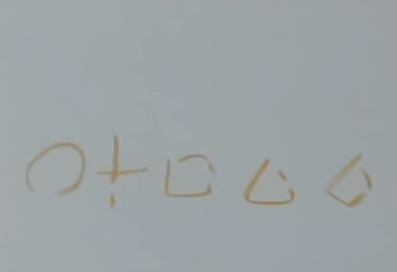
#> input picture summer_vacation/circle2/extracted/img173_extracted_paper.jpg, 397 x 272 px, given in place of 10_extracted_paper.jpg, which was not available
$ python fold.py
#> lines starting #> are read from the running program, lines starting #| are printed output that depends on the picture; after the words box and inside, x2 and y2 are one past the last pixel; in counts of white or black regions, pixels touching at a corner belong together; pictures that were not available may be replaced by others from this repository, and a replacement may not be noted
import cv2
import numpy as np
import os


class AdvancedFoldDetector:
    def __init__(self):
        """進階摺痕檢測器 - 包含多種檢測方法"""
        pass

    def preprocess_image(self, image):
        """預處理圖像"""
        if len(image.shape) == 3:
            gray = cv2.cvtColor(image, cv2.COLOR_BGR2GRAY)
        else:
            gray = image.copy()

        # 高斯模糊去除噪音
        blurred = cv2.GaussianBlur(gray, (1, 1), 0)
        return blurred

    def adaptive_threshold(self, image_path, max_value=255, block_size=11, C=2):
        """自適應閾值檢測摺痕"""
#> called with image_path = 'extracted\\10_extracted_paper.jpg', max_value = 255, block_size = 11, C = 2
        # 載入圖像
        image = cv2.imread(image_path)
#> image is the input picture: shape (272, 397, 3); mean B, G, R 165.7, 163.3, 156.2
        if image is None:
            raise ValueError(f"無法載入圖像: {image_path}")
        # enhanced_image = enhance_image(image, contrast=1.5, saturation=1.3)
        # cv2.imshow("Enhanced Image", enhanced_image)
        processed = self.preprocess_image(image)
        cv2.imshow("Processed", processed)
        adaptive = cv2.adaptiveThreshold(
            processed,
            max_value,
            cv2.ADAPTIVE_THRESH_GAUSSIAN_C,
            cv2.THRESH_BINARY,
            block_size,
            C,
        )
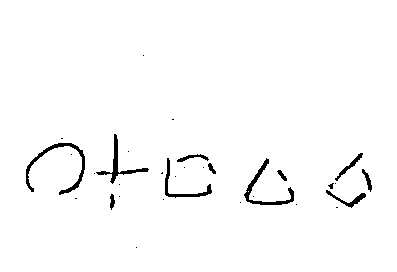
#> adaptive: shape (272, 397); 98% white; 32 black regions (20 under 20 px), largest, box (x1, y1, x2, y2) and area: (26, 143, 85, 195) 489, (244, 158, 294, 205) 389, (96, 134, 149, 184) 353
        cv2.imshow("Adaptive", adaptive)
        # 溫和的線條連接 - 避免線條消失
        # 只用很小的核心進行輕微的閉運算
        kernel_small = np.ones((2, 2), np.uint8)
        adaptive = cv2.morphologyEx(
            adaptive, cv2.MORPH_CLOSE, kernel_small, iterations=1
        )
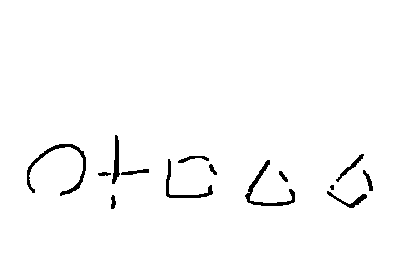
#> adaptive: shape (272, 397); 98% white; 14 black regions (1 under 20 px), largest, box (x1, y1, x2, y2) and area: (27, 144, 86, 196) 489, (245, 160, 295, 206) 385, (166, 159, 213, 198) 278

        # 或者嘗試用極小的線性核心
        kernel_h = np.ones((1, 3), np.uint8)
        kernel_v = np.ones((3, 1), np.uint8)

        adaptive_h = cv2.morphologyEx(adaptive, cv2.MORPH_CLOSE, kernel_h, iterations=1)
#> adaptive_h: shape (272, 397); 98% white; 18 black regions (3 under 20 px), largest, box (x1, y1, x2, y2) and area: (27, 144, 86, 195) 431, (166, 161, 213, 198) 272, (245, 189, 295, 206) 226
        adaptive_v = cv2.morphologyEx(adaptive, cv2.MORPH_CLOSE, kernel_v, iterations=1)
#> adaptive_v: shape (272, 397); 98.1% white; 16 black regions (1 under 20 px), largest, box (x1, y1, x2, y2) and area: (27, 144, 86, 196) 487, (166, 159, 213, 198) 278, (112, 135, 119, 184) 210
        adaptive = cv2.bitwise_and(adaptive, cv2.bitwise_or(adaptive_h, adaptive_v))

        # 膨脹與侵蝕
        kernel = np.ones((2, 2), np.uint8)
        adaptive = cv2.dilate(adaptive, kernel, iterations=1)
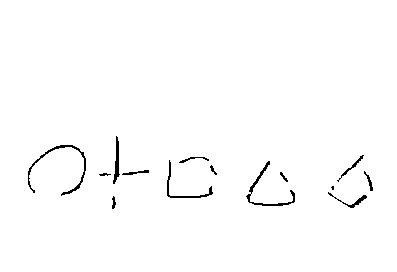
#> adaptive: shape (272, 397); 98.7% white; black in thin lines or dots, all inside (x1, y1, x2, y2) = (28, 136, 373, 209)
        kernel = np.ones((1, 1), np.uint8)
        adaptive = cv2.dilate(adaptive, kernel, iterations=1)
        adaptive = cv2.erode(adaptive, kernel, iterations=1)

        name = os.path.basename(image_path).split("_")[0].split(".")[0]
        # 反轉顏色以突出暗線
        folder = "adaptive"
        # 確保資料夾存在
        os.makedirs(folder, exist_ok=True)
        adaptive = cv2.bitwise_not(adaptive)
        path = os.path.join(folder, f"{name}_adaptive.jpg")
        cv2.imwrite(path, adaptive)
        print(f"圖片已儲存至: {path}")
        cv2.imshow("Adaptive Threshold", adaptive)
        cv2.waitKey(0)
        cv2.destroyAllWindows()

        return adaptive


def enhance_image(image, contrast=1.5, saturation=1.3):
    """
    增強圖片的對比度和飽和度

    Args:
        image: 輸入圖片
        contrast: 對比度倍數 (1.0為原始值)
        saturation: 飽和度倍數 (1.0為原始值)
    """
    # 調整對比度 (對比度 = alpha * 原圖 + beta)
    enhanced = cv2.convertScaleAbs(image, alpha=contrast, beta=0)

    # 轉換到HSV色彩空間以調整飽和度
    hsv = cv2.cvtColor(enhanced, cv2.COLOR_BGR2HSV)
    hsv = hsv.astype(np.float32)

    # 調整飽和度 (S通道)
    hsv[:, :, 1] = hsv[:, :, 1] * saturation
    hsv[:, :, 1] = np.clip(hsv[:, :, 1], 0, 255)

    # 轉換回BGR
    hsv = hsv.astype(np.uint8)
    enhanced = cv2.cvtColor(hsv, cv2.COLOR_HSV2BGR)

    return enhanced


if __name__ == "__main__":

    detector = AdvancedFoldDetector()

    # 處理第一個找到的圖像
    for i in [10]:
        image_path = rf"extracted\{i}_extracted_paper.jpg"
        print(f"正在處理圖像: {image_path}")
        detector.adaptive_threshold(image_path)

$ run again, on summer_vacation/circle2/extracted/img269_extracted_paper.jpg
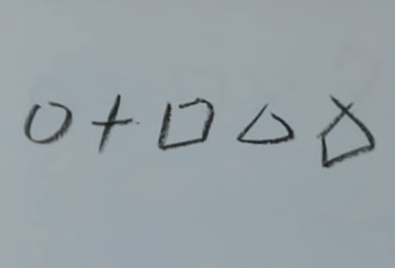
#> input picture summer_vacation/circle2/extracted/img269_extracted_paper.jpg, 395 x 268 px, given in place of 10_extracted_paper.jpg, which was not available
#> in adaptive_threshold, image is the input picture: shape (268, 395, 3); mean B, G, R 165.6, 160.4, 150.7
#> in adaptive_threshold, `adaptive = cv2.adaptiveThreshold( processed, max_value, cv2.ADAPTIVE_T..`:
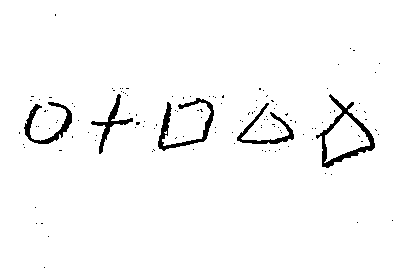
#> adaptive: shape (268, 395); 97% white; 131 black regions (126 under 20 px), largest, box (x1, y1, x2, y2) and area: (316, 94, 375, 168) 855, (158, 98, 214, 151) 696, (24, 102, 72, 144) 555, (237, 103, 294, 144) 482, (91, 94, 133, 154) 436
#> adaptive_h: shape (268, 395); 97.2% white; 6 black regions (1 under 20 px), largest, box (x1, y1, x2, y2) and area: (317, 96, 376, 169) 848, (159, 99, 215, 151) 680, (25, 103, 73, 145) 545, (238, 104, 295, 145) 476, (92, 96, 134, 154) 429
#> adaptive_v: shape (268, 395); 97.2% white; 8 black regions (2 under 20 px), largest, box (x1, y1, x2, y2) and area: (321, 96, 376, 169) 839, (159, 99, 215, 152) 684, (26, 103, 73, 145) 543, (93, 95, 134, 155) 433, (238, 104, 269, 145) 251, (270, 113, 295, 145) 223
#> in adaptive_threshold, `adaptive = cv2.dilate(adaptive, kernel, iterations=1)`:
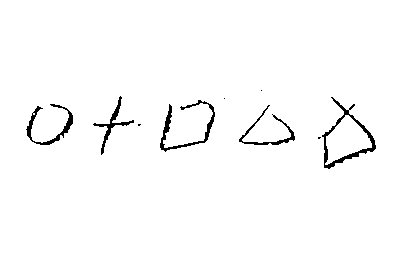
#> adaptive: shape (268, 395); 98% white; 9 black regions (4 under 20 px), largest, box (x1, y1, x2, y2) and area: (322, 97, 376, 169) 588, (160, 100, 215, 152) 480, (26, 104, 73, 145) 388, (93, 96, 134, 155) 310, (239, 105, 295, 145) 303

$ run again, on summer_vacation/circle2/extracted/img306_extracted_paper.jpg
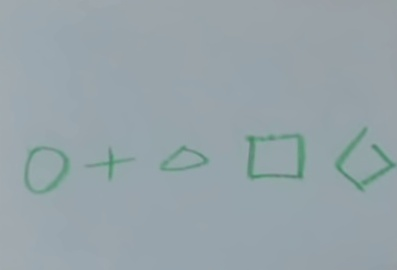
#> input picture summer_vacation/circle2/extracted/img306_extracted_paper.jpg, 397 x 270 px, given in place of 10_extracted_paper.jpg, which was not available
#> in adaptive_threshold, image is the input picture: shape (270, 397, 3); mean B, G, R 169.4, 163.9, 150.8
#> in adaptive_threshold, `adaptive = cv2.adaptiveThreshold( processed, max_value, cv2.ADAPTIVE_T..`:
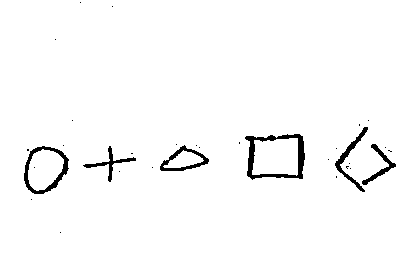
#> adaptive: shape (270, 397); 97.5% white; 32 black regions (26 under 20 px), largest, box (x1, y1, x2, y2) and area: (245, 134, 305, 180) 788, (24, 146, 69, 194) 524, (335, 127, 368, 192) 366, (160, 145, 209, 171) 359, (83, 146, 136, 182) 281, (362, 144, 396, 185) 278
#> adaptive_h: shape (270, 397); 97.6% white; 6 black regions, box (x1, y1, x2, y2) and area: (246, 135, 306, 180) 783, (25, 147, 70, 195) 522, (336, 128, 369, 193) 366, (161, 147, 210, 172) 356, (363, 145, 397, 186) 278, (85, 149, 137, 182) 273
#> adaptive_v: shape (270, 397); 97.6% white; 10 black regions, largest, box (x1, y1, x2, y2) and area: (25, 147, 69, 195) 520, (247, 137, 297, 180) 378, (336, 128, 369, 193) 364
#> in adaptive_threshold, `adaptive = cv2.dilate(adaptive, kernel, iterations=1)`:
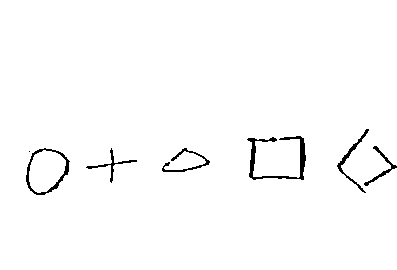
#> adaptive: shape (270, 397); 98.4% white; 7 black regions (1 under 20 px), largest, box (x1, y1, x2, y2) and area: (247, 136, 306, 180) 578, (26, 148, 70, 195) 351, (337, 129, 369, 193) 244, (162, 148, 210, 172) 224, (364, 146, 397, 186) 186, (86, 148, 137, 183) 181

$ run again, on summer_vacation/circle2/extracted/img319_extracted_paper.jpg
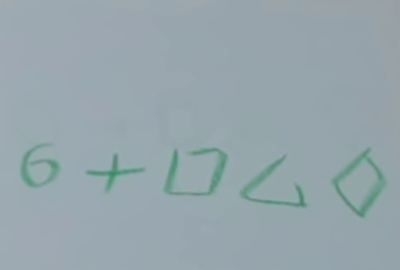
#> input picture summer_vacation/circle2/extracted/img319_extracted_paper.jpg, 400 x 270 px, given in place of 10_extracted_paper.jpg, which was not available
#> in adaptive_threshold, image is the input picture: shape (270, 400, 3); mean B, G, R 172.2, 165.9, 150.3
#> in adaptive_threshold, `adaptive = cv2.adaptiveThreshold( processed, max_value, cv2.ADAPTIVE_T..`:
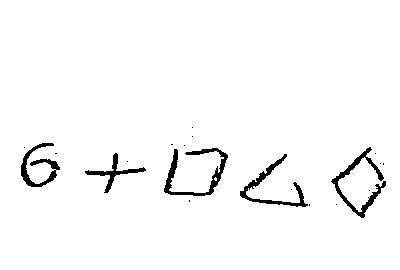
#> adaptive: shape (270, 400); 97.2% white; 20 black regions (15 under 20 px), largest, box (x1, y1, x2, y2) and area: (164, 148, 228, 196) 728, (331, 147, 386, 218) 708, (240, 154, 308, 207) 595, (21, 143, 60, 187) 538, (85, 153, 146, 193) 405
#> adaptive_h: shape (270, 400); 97.3% white; 8 black regions, largest, box (x1, y1, x2, y2) and area: (165, 149, 229, 197) 713, (333, 149, 387, 219) 589, (241, 155, 309, 208) 578
#> adaptive_v: shape (270, 400); 97.3% white; 8 black regions, largest, box (x1, y1, x2, y2) and area: (333, 148, 384, 219) 671, (22, 144, 61, 188) 531, (241, 155, 288, 206) 418
#> in adaptive_threshold, `adaptive = cv2.dilate(adaptive, kernel, iterations=1)`:
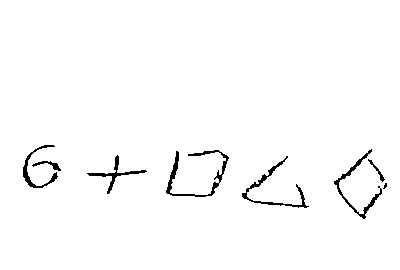
#> adaptive: shape (270, 400); 98.1% white; 8 black regions (1 under 20 px), largest, box (x1, y1, x2, y2) and area: (166, 150, 229, 197) 497, (242, 156, 309, 208) 389, (334, 149, 382, 219) 382
